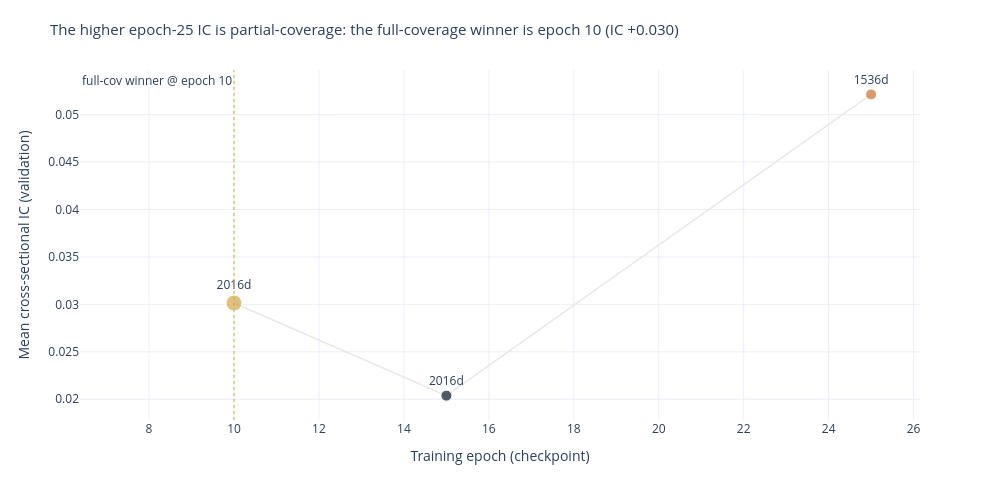

Source (notebook cell):
### Markdown cell above
## 5. Learning Curves

Validation IC at each epoch checkpoint. The full-coverage winner is highlighted
in amber; the partial-coverage checkpoint (excluded from selection) is drawn in
copper. Each point is labeled with the number of validation days behind its IC,
making the coverage guard visible: the epoch-25 checkpoint's higher raw IC rests
on fewer days than the epoch-10 winner.

### Code cell
_curve = sorted(best["curve"], key=lambda c: c["epoch"]) if best else []
if _curve:
    _epochs = [c["epoch"] for c in _curve]
    _ics = [c["ic_mean"] for c in _curve]
    _nd = [c["ic_n_days"] for c in _curve]
    _mk_color = [
        COLORS["amber"]
        if c["epoch"] == best_epoch
        else (COLORS["copper"] if c["epoch"] in best["partial_epochs"] else COLORS["blue"])
        for c in _curve
    ]
    _mk_size = [16 if c["epoch"] == best_epoch else 11 for c in _curve]
    fig_lc = go.Figure()
    fig_lc.add_trace(
        go.Scatter(
            x=_epochs,
            y=_ics,
            mode="lines+markers+text",
            line=dict(color=COLORS["silver_muted"], width=1.5),
            marker=dict(color=_mk_color, size=_mk_size, line=dict(color="white", width=1)),
            text=[f"{d:.0f}d" for d in _nd],
            textposition="top center",
            showlegend=False,
        )
    )
    fig_lc.add_vline(
        x=best_epoch,
        line=dict(color=COLORS["amber"], width=1, dash="dot"),
        annotation_text=f"full-cov winner @ epoch {best_epoch}",
        annotation_position="top left",
    )
    fig_lc.update_layout(
        title=(
            f"The higher epoch-25 IC is partial-coverage: "
            f"the full-coverage winner is epoch {best_epoch} (IC {best_ic:+.3f})"
        ),
        template="plotly_white",
        height=500,
        width=1000,
        margin=dict(t=70),
        title_font=dict(size=15),
    )
    fig_lc.update_xaxes(title_text="Training epoch (checkpoint)")
    fig_lc.update_yaxes(title_text="Mean cross-sectional IC (validation)")
    fig_lc.show()

### Figure 1 — Plotly figure (JSON) as saved in the notebook; plotly's stock layout.template omitted (floating-point values rounded to 4 significant figures)
{"data": [{"line": {"color": "#e8e8e6", "width": 1.5}, "marker": {"color": ["#D4A84B", "#0a1628", "#C87533"], "line": {"color": "white", "width": 1}, "size": [16, 11, 11]}, "mode": "lines+markers+text", "showlegend": false, "text": ["2016d", "2016d", "1536d"], "textposition": "top center", "type": "scatter", "x": [10, 15, 25], "y": [0.03014, 0.02038, 0.05213]}], "layout": {"annotations": [{"showarrow": false, "text": "full-cov winner @ epoch 10", "x": 10, "xanchor": "right", "xref": "x", "y": 1, "yanchor": "top", "yref": "y domain"}], "height": 500, "margin": {"t": 70}, "shapes": [{"line": {"color": "#D4A84B", "dash": "dot", "width": 1}, "type": "line", "x0": 10, "x1": 10, "xref": "x", "y0": 0, "y1": 1, "yref": "y domain"}], "title": {"font": {"size": 15}, "text": "The higher epoch-25 IC is partial-coverage: the full-coverage winner is epoch 10 (IC +0.030)"}, "width": 1000, "xaxis": {"title": {"text": "Training epoch (checkpoint)"}}, "yaxis": {"title": {"text": "Mean cross-sectional IC (validation)"}}}}
